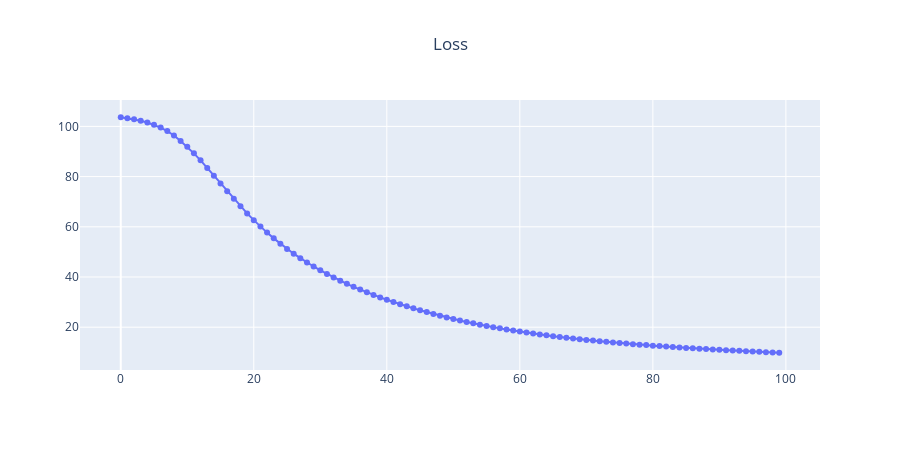

Notebook code cell kept with this figure:
### Code cell
fig = make_subplots(rows=1, cols=1, subplot_titles=(""))  
    
fig.append_trace(go.Scatter(
    x=np.arange(epochs),
    y=losses, name="iter", mode='lines+markers'), row=1, col=1)

fig.update_layout(height=450, width=900, title_text="Loss", 
                  showlegend=False, title_x=0.5)
fig.show()

### Figure 1 — Plotly figure (JSON) as saved in the notebook; plotly's stock layout.template omitted (floating-point values rounded to 4 significant figures)
{"data": [{"mode": "lines+markers", "name": "iter", "type": "scatter", "x": [0, 1, 2, 3, 4, 5, 6, 7, 8, 9, 10, 11, 12, 13, 14, 15, 16, 17, 18, 19, 20, 21, 22, 23, 24, 25, 26, 27, 28, 29, 30, 31, 32, 33, 34, 35, 36, 37, 38, 39, 40, 41, 42, 43, 44, 45, 46, 47, 48, 49, 50, 51, 52, 53, 54, 55, 56, 57, 58, 59, 60, 61, 62, 63, 64, 65, 66, 67, 68, 69, 70, 71, 72, 73, 74, 75, 76, 77, 78, 79, 80, 81, 82, 83, 84, 85, 86, 87, 88, 89, 90, 91, 92, 93, 94, 95, 96, 97, 98, 99], "xaxis": "x", "y": [103.6, 103.3, 102.8, 102.3, 101.6, 100.7, 99.53, 98.14, 96.37, 94.22, 91.85, 89.27, 86.46, 83.46, 80.34, 77.26, 74.2, 71.17, 68.21, 65.34, 62.65, 60.09, 57.68, 55.39, 53.25, 51.19, 49.28, 47.51, 45.77, 44.19, 42.66, 41.23, 39.83, 38.54, 37.28, 36.08, 34.97, 33.9, 32.86, 31.87, 30.94, 30.01, 29.13, 28.32, 27.5, 26.76, 26.05, 25.26, 24.56, 23.88, 23.29, 22.65, 22.1, 21.53, 20.98, 20.47, 19.98, 19.53, 19.08, 18.67, 18.28, 17.84, 17.51, 17.11, 16.78, 16.43, 16.12, 15.78, 15.51, 15.22, 14.93, 14.66, 14.43, 14.17, 13.94, 13.69, 13.47, 13.25, 13.05, 12.86, 12.65, 12.48, 12.26, 12.09, 11.91, 11.73, 11.59, 11.43, 11.27, 11.13, 10.97, 10.82, 10.72, 10.59, 10.42, 10.3, 10.18, 10.05, 9.921, 9.818], "yaxis": "y"}], "layout": {"height": 450, "showlegend": false, "title": {"text": "Loss", "x": 0.5}, "width": 900, "xaxis": {"anchor": "y", "autorange": true, "domain": [0, 1], "range": [-6.126, 105.1], "type": "linear"}, "yaxis": {"anchor": "x", "autorange": true, "domain": [0, 1], "range": [2.945, 110.5], "type": "linear"}}}
